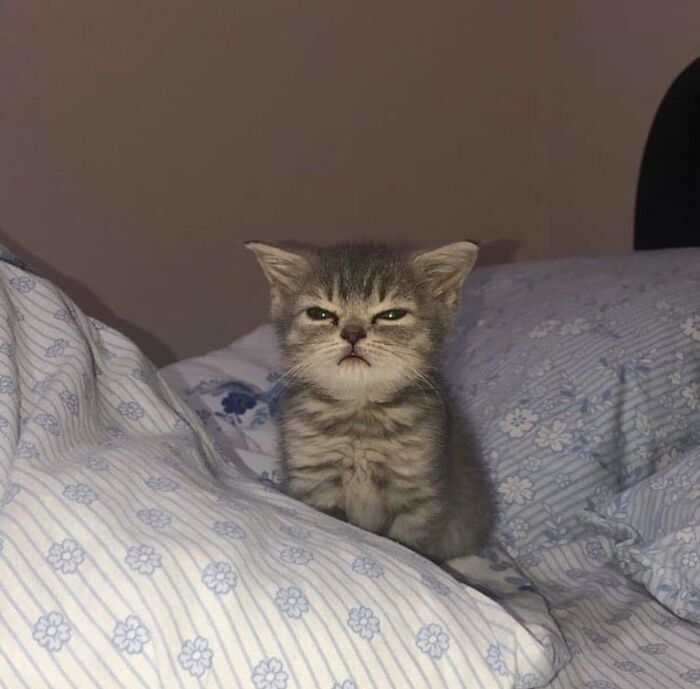
#> input picture Foto/cat.jpeg, 700 x 689 px
$ python transformation.py
#> lines starting #> are read from the running program, lines starting #| are printed output that depends on the picture
import cv2 as cv
import numpy as np

img = cv.imread("Foto/cat.jpeg")
#> img is the input picture: shape (689, 700, 3); mean B, G, R 107.7, 111.3, 120.5
cv.imshow('cat', img)


# Translation

def translate(img, x, y ):
#> called with x = 100, y = 100
    transMath = np.float32([[1,0,x],[0,1,y]])
    dimension = (img.shape[1], img.shape[0])
#> dimension = (700, 689)
    return cv.warpAffine(img, transMath, dimension)
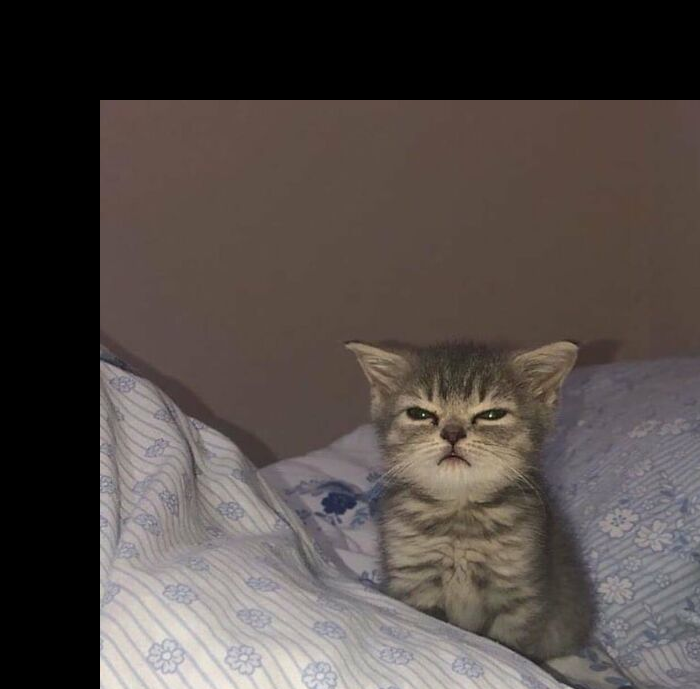
#> returned value: shape (689, 700, 3); mean of channels 0, 1, 2 69.9, 73.3, 81.2; drawn as B, G, R

# -x --> kanan
# x --> kiri
# -y --> atas
# y --> bawah

translated = translate(img, 100, 100)
cv.imshow('Translate', translated)


# Rotation
def rotate(img, angle, rotPoin=None):
#> called with angle = -45
    (height,width) = img.shape[:2]
#> height = 689; width = 700

    if rotPoin is None:
        rotPoin = (width//2,height//2)
#> rotPoin = (350, 344)

    rotMath = cv.getRotationMatrix2D(rotPoin, angle, 1.0)
    dimension = (width,height)
#> dimension = (700, 689)

    return cv.warpAffine(img, rotMath, dimension)
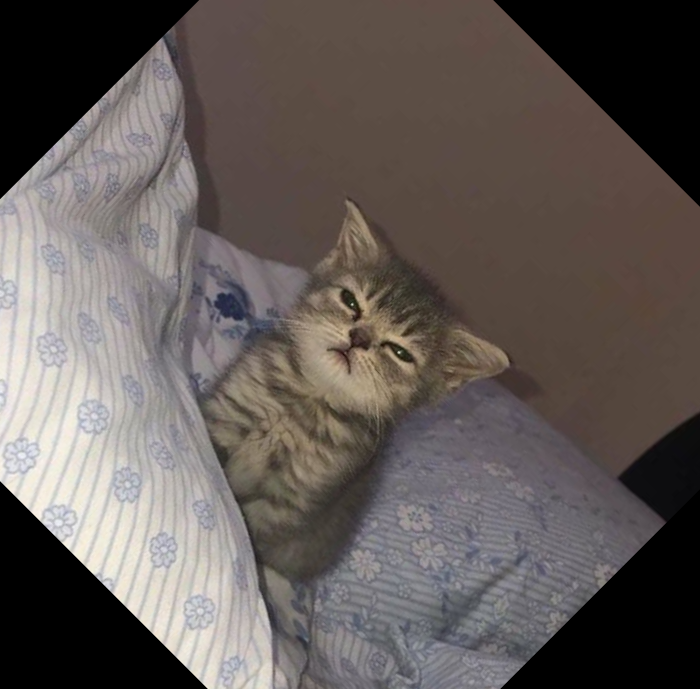
#> returned value: shape (689, 700, 3); mean of channels 0, 1, 2 87.3, 90.4, 97.9; drawn as B, G, R

rotated = rotate(img, -45)
cv.imshow("rotated", rotated)

rotated_rotated = rotate(img, -90)
#> call 2 of rotate, with angle = -90
#> in rotate (call 2), `return cv.warpAffine(img, rotMath, dimension)`:
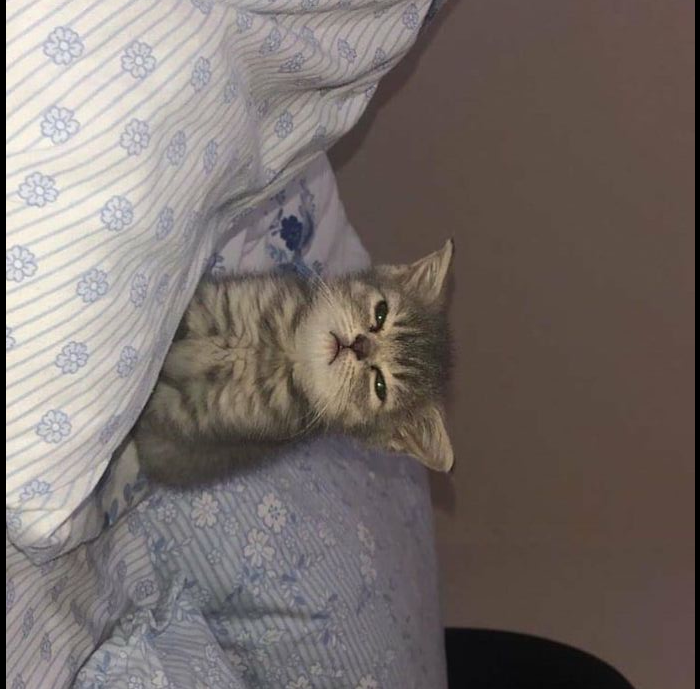
#> returned value: shape (689, 700, 3); mean of channels 0, 1, 2 105.9, 109.5, 118.6; drawn as B, G, R
cv.imshow("Rotated Rotated", rotated_rotated)


# resizing  // ukuran
resized = cv.resize(img, (500,500), interpolation=cv.INTER_CUBIC)
cv.imshow("resized", resized)


# Fliping // membalik
flip = cv.flip(img, 0)   #flipcode -1,0,1
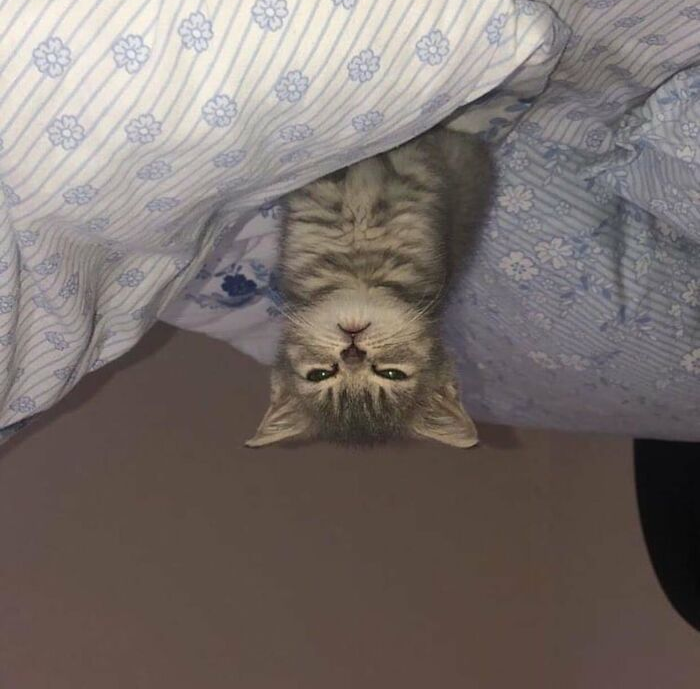
#> flip: shape (689, 700, 3); mean B, G, R 107.7, 111.3, 120.5
cv.imshow('flip', flip)

# Cropping
crop = img[200:400, 200:400]
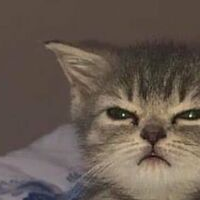
#> crop: shape (200, 200, 3); mean B, G, R 80.3, 90, 103.1
cv.imshow("crop", crop)

cv.waitKey(0)

$ run again, with Foto/bts.jpg copied over Foto/cat.jpeg
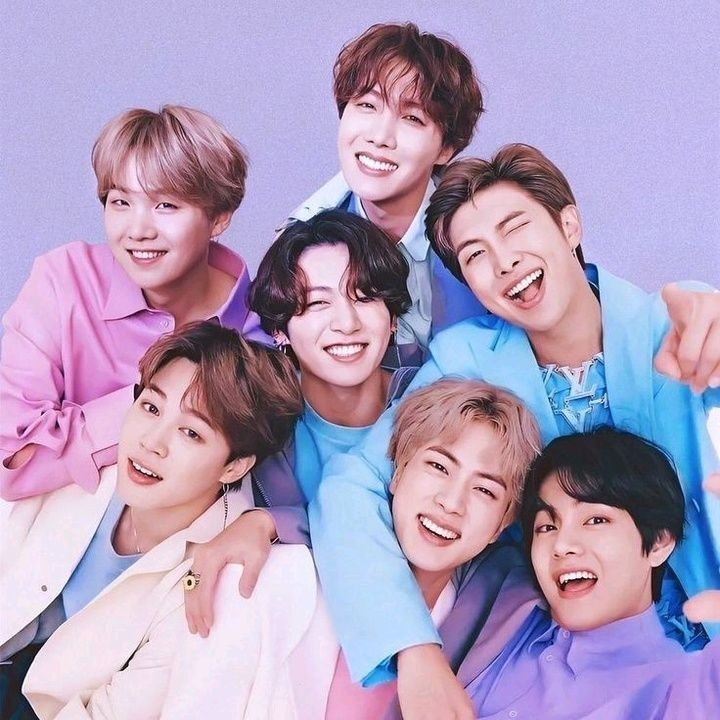
#> input picture Foto/bts.jpg, 720 x 720 px
#> img is the input picture: shape (720, 720, 3); mean B, G, R 189, 156.9, 175.3
#> `flip = cv.flip(img, 0)`:
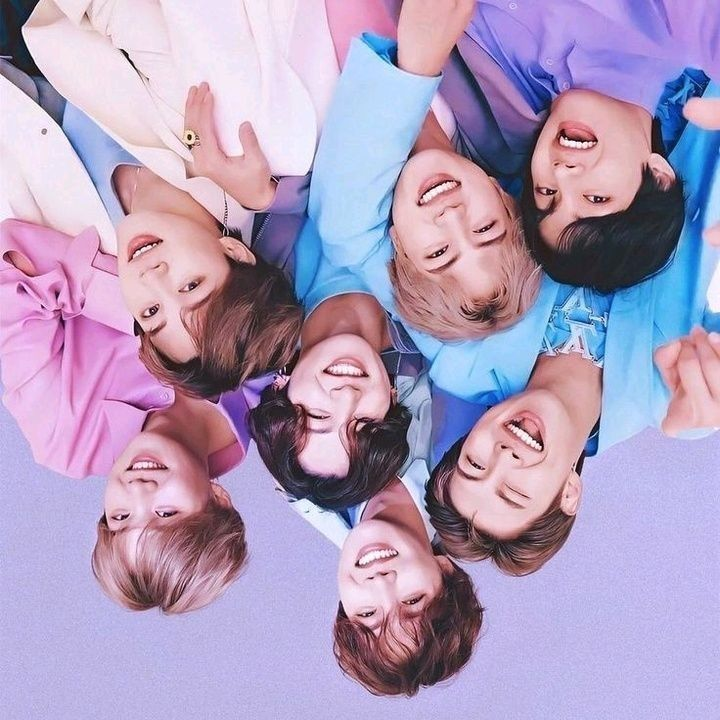
#> flip: shape (720, 720, 3); mean B, G, R 189, 156.9, 175.3
#> `crop = img[200:400, 200:400]`:
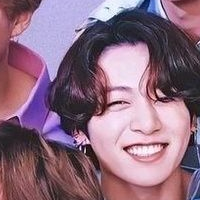
#> crop: shape (200, 200, 3); mean B, G, R 127, 107.4, 139.6

$ run again, with Foto/jokowi.jpg copied over Foto/cat.jpeg
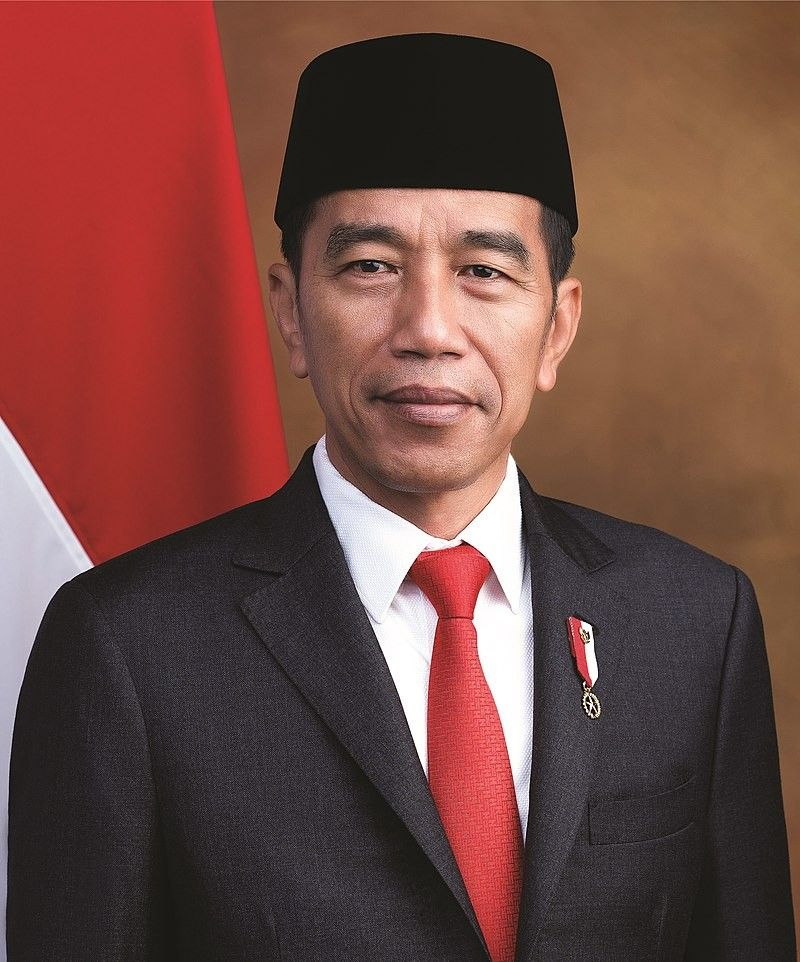
#> input picture Foto/jokowi.jpg, 800 x 962 px
#> img is the input picture: shape (962, 800, 3); mean B, G, R 65.9, 72.9, 114.1
#> `flip = cv.flip(img, 0)`:
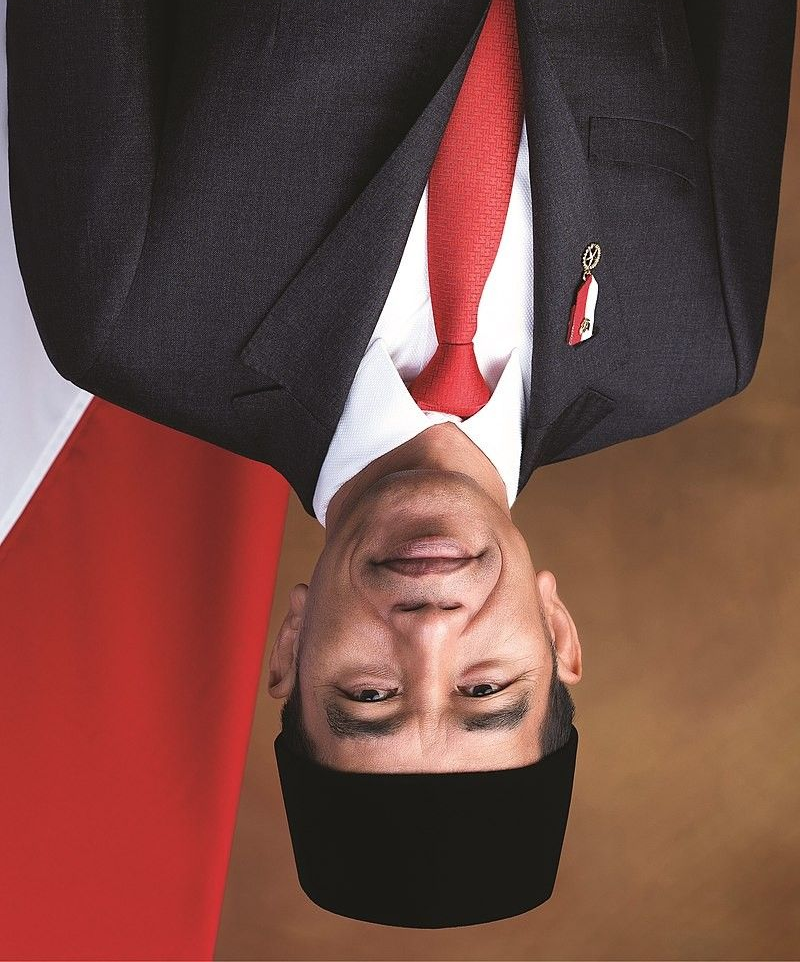
#> flip: shape (962, 800, 3); mean B, G, R 65.9, 72.9, 114.1
#> `crop = img[200:400, 200:400]`:
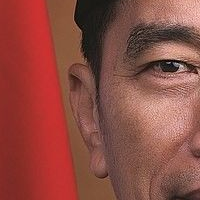
#> crop: shape (200, 200, 3); mean B, G, R 66.3, 75.6, 141.4
